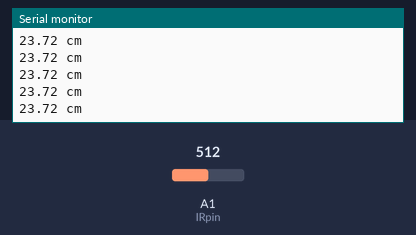
Bench run of a sketch on a simulated Arduino Uno, built with avr-gcc and run on an emulated ATmega328P. Shown: the last lines printed to the serial monitor. The test bench sets the inputs (shaded band); at power-on: A1 (IRpin) = 512.

Above: at 1.2 s.
1.3 s: A1 (IRpin) set to 0
At 1.32 s:
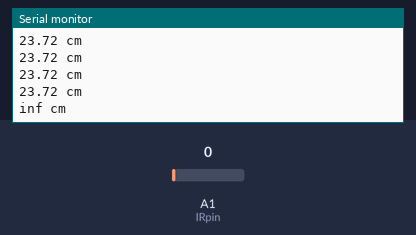
3.2 s: A1 (IRpin) set to 122
At 3.23 s:
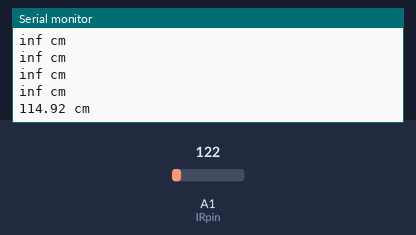

Measured:
- after the input at 1.3 s, the serial monitor: prints a new line at once (image 1)
- after the input at 3.2 s, the serial monitor: prints a new line at once (image 2)

The sketch:

horizons_sensor.ino
```cpp
int IRpin = 1;
void setup() {
  Serial.begin(9600);
}
void loop() {
  float volts = analogRead(IRpin)*0.0048828125;
  float distance = 65*pow(volts, -1.10);
  Serial.print(distance);
  Serial.println(" cm");
  delay(100);
}
```
